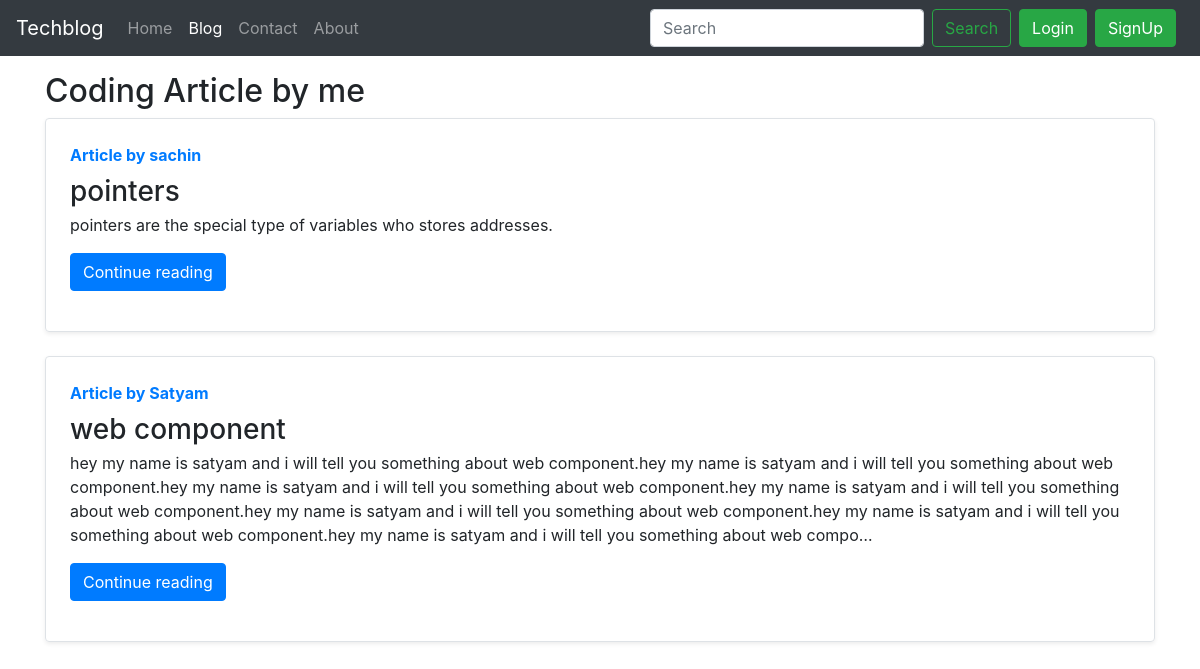
Screenshot of /blog/ with the database file from the repository.
### blog/models.py (models this page shows, shortened)
class Post(models.Model):
    sno = models.AutoField(primary_key = True)
    title = models.CharField(max_length=255)
    author = models.CharField(max_length=30)
    slug = models.CharField(max_length=130)
    content = models.TextField()
    timestamp = models.DateTimeField(blank= True)

### blog/views.py (the view)
# urls.py: path('', views.blogHome, name='blogHome'),
def blogHome(request):
    allPosts = Post.objects.all()
    context = {'allPosts': allPosts}
    return render(request, 'blog/bloghome.html', context)

### templates/blog/bloghome.html (shortened to what this page needs)
{% extends 'base.html' %}
{% block blogactive %} active {% endblock blogactive %}
{% block body %}
<div class="container my-3">
<h2>Coding Article by me</h2>
{% for post in allPosts %}
      <div class="row no-gutters border rounded overflow-hidden flex-md-row mb-4 shadow-sm h-md-250 position-relative">
        <div class="col p-4 d-flex flex-column position-static">
          <strong class="d-inline-block mb-2 text-primary">Article by {{post.author}}</strong>
          <h3 class="mb-0">{{post.title}}</h3>
          <p class="card-text mb-auto">{{post.content | truncatechars:500}} </p>
          <div class="my-3">
          <a href="/blog/{{post.slug}}" role="button" class="btn btn-primary">Continue reading</a>
          </div>
        </div>
      </div>
{% endfor %}
</div>
{% endblock body %}

### rows the page displays
Post: author "sachin", title "pointers", content "pointers are the special type of variables who stores addresses."
Post: author "Satyam", title "web component", content "hey my name is satyam and i will tell you something about web component.hey my name is satyam and i will tell you something about web component.hey my name is satyam and i will tell you something about web component.hey my name is satyam and i will tell you something about web component.hey my name is satyam and i will tell you something about web component.hey my name is satyam and i will tell you something about web component.hey my name is satyam and i will tell you something about web compo…"
